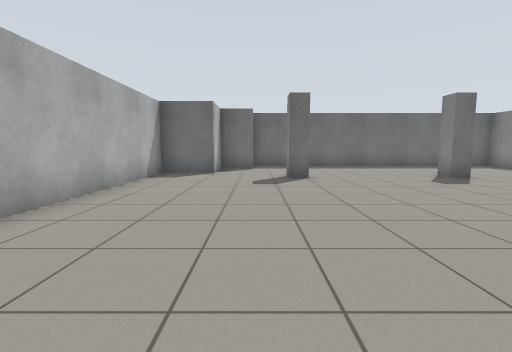
[1] (above)

13 first-person views from a walk through a Gazebo world. The camera is 0.94 m above the floor, tilts 6° down and sees 85° across. The floor is counted in squares, 1 m on a side. Each view is taken from the middle of a square. On the plan, view 1 faces up. The plan holds only what a view shows up to about 11 squares ahead; the rest is blank.

[2]
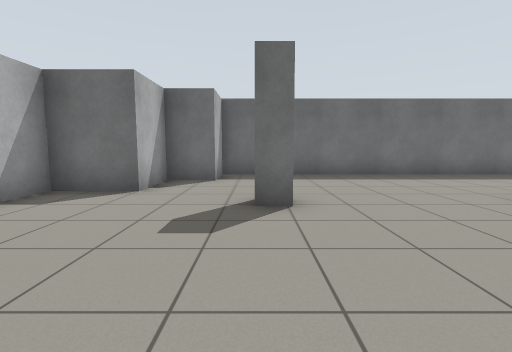

[3]
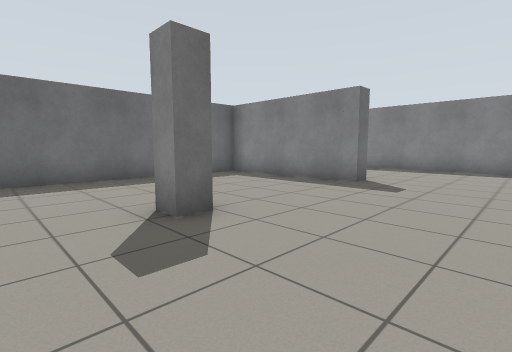

[4]
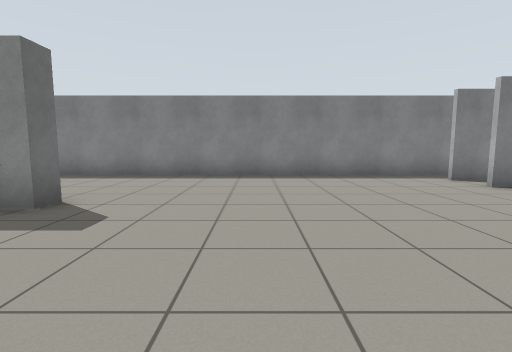

[5]
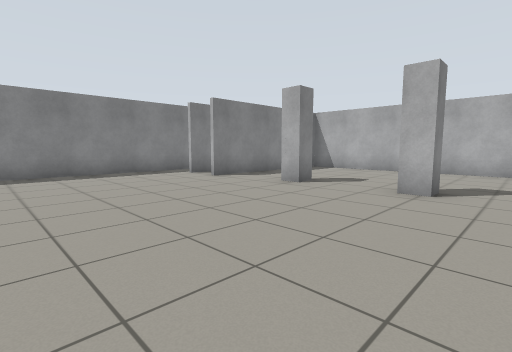

[6]
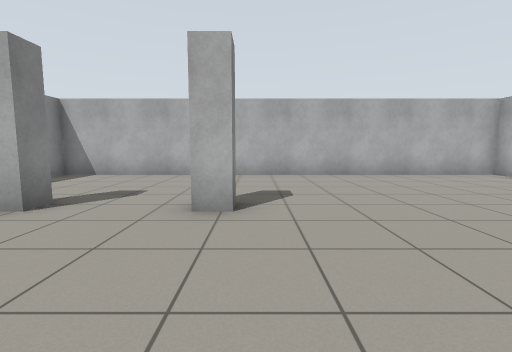

[7]
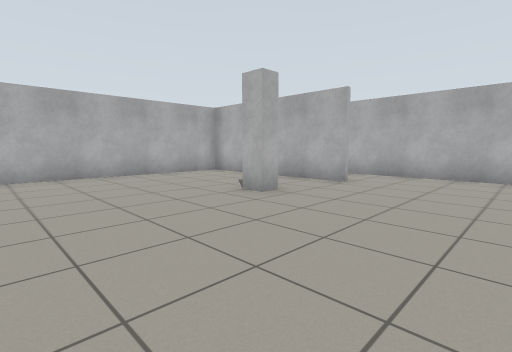

[8]
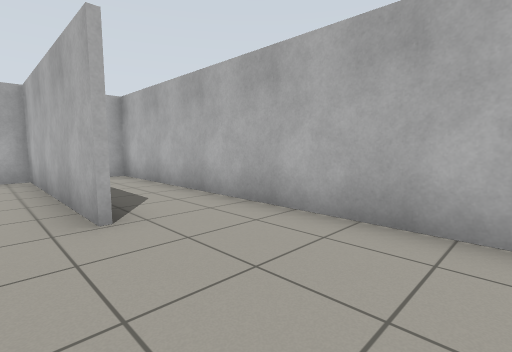

[9]
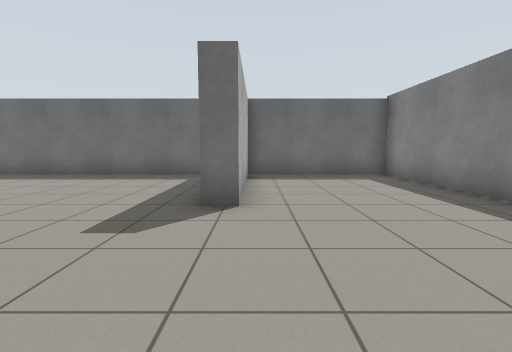

[10]
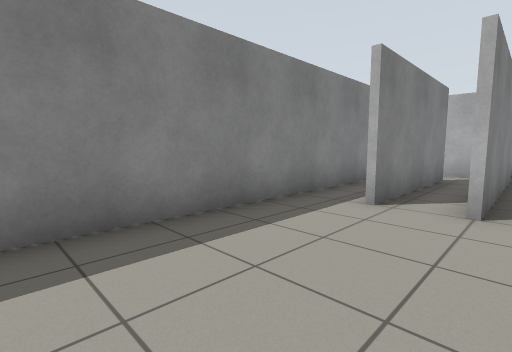

[11]
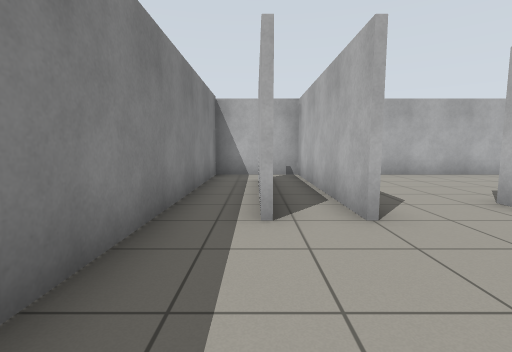

[12]
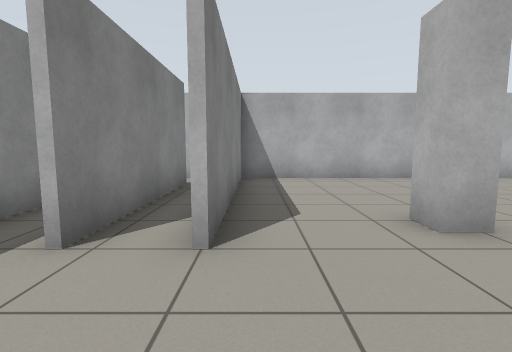

[13]
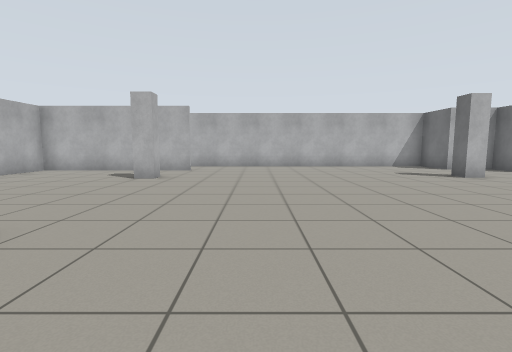

### Floor plan
Points are (right, up) in squares from view 1. A wall is a line through its corners. A room is listed if a view was taken in it or the views show most of it. See-through windows are left out.
Room 1 (views 1, 2, 3, 4, 5, 6, 7, 8, 9, 10, 11, 12, 13)
walls: (7.3, -1.6) (7.3, -1) (8, -1); (6.5, 8.3) (5.8, 8.3) (5.8, 9); (10.4, -1.6) (10.4, -1) (11, -1) (11, -1.6); (1.3, -1) (1.8, -1) (1.8, -1.6); (13.6, -0.4) (13.6, -6.4); (1.6, 9) (1.6, 8.3) (1, 8.3) (1, 9); (14.9, -0.4) (14.9, -2.9); (-1, -0.5) (-1, -6.3) (16.3, -6.3) (16.3, 13.3) (11.6, 13.3); (11.7, 12.8) (11.7, 8.3) (11.1, 8.3) (11.1, 13.3) (-0.1, 13.3) (-0.1, 11.7) (-1.5, 11.7) (-1.5, 9.9) (-3.4, 9.9) (-3.4, -6.3) (-2.9, -6.3); (13.4, -6.4) (13.4, -0.4); (14.8, -5.3) (14.8, -0.4)

Positions as (right, up) in squares from view 1, and headings:
1: (0, 0), facing up
2: (1, 4), facing up
3: (4, 5), facing up-right
4: (7, 5), facing right
5: (6, 5), facing down-right
6: (7, 3), facing down
7: (6, 3), facing down-left
8: (0, 3), facing down-left
9: (12, 4), facing up
10: (13, 4), facing down-right
11: (15, 3), facing down
12: (13, 2), facing down
13: (10, 2), facing left
